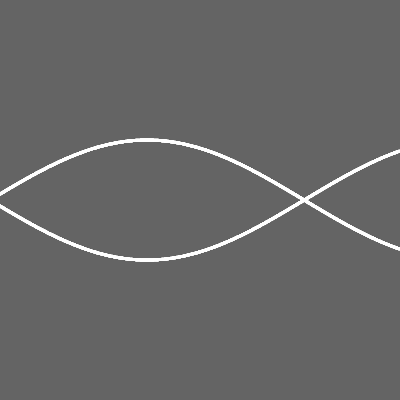
Frame 1 (no input)
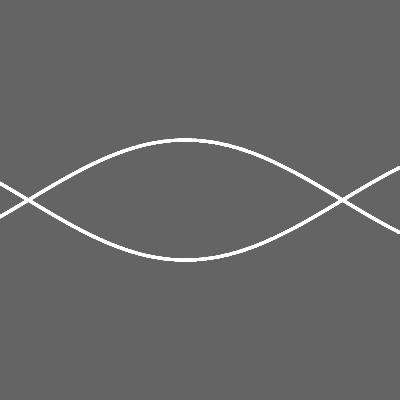
Frame 60 (no input)
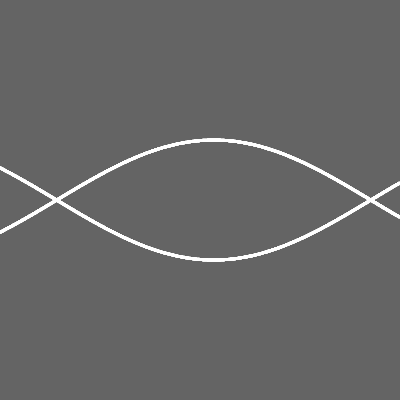
Frame 120 (the mouse pressed at the canvas centre since frame 60)

The p5.js sketch that drew these frames (run headless with seeded random() and noise() and a simulated clock; from frame 60 on, the mouse is pressed at the canvas centre):

// p5.js sketch
// ── sketch.js
let circleX = 0;
let circleY1 = 0;
let circleY2 = 0;
let x;

function setup() {
  createCanvas(400, 400);
  background(100);

  // for (let i = 0; i<15; i++){
  //   circleX
  // }
}

function draw() {
  background(100);

  // circleX++;

  gene(0);
  gene(50);
  gene(100);
  gene(150);
  gene(200);
  gene(250);
  gene(300);
  gene(350);
  gene(400);
}


function gene(i) { 
  //two sin waves
  for (let x = 0; x < width; x++) {
    let freq = x * 0.01 + frameCount*0.1;
    let amp = 60;
    let sinValue = sin(freq) * amp;

    y1 = height / 2 + sinValue;
    y2 = height / 2 - sinValue;

    noStroke();
    circle(x, y1, 3);
    circle(x, y2, 3);
    
  //circles on two sin waves
  //I intended to make it in a function, but there is a bug, show in a different sketch
//     let t;

//     t = circleX + i;

//     if (x == t) {
//       circleY1 = y1;
//       circleY2 = y2;
//       circle(t, circleY1, 15);
//       circle(t, circleY2, 15);
//     }

//     if (t > width) {
//       t = 0;
//     }
  
//     //the lines taht is linking the circles
//     stroke(255);
//     line(t, circleY2, t, circleY1);
  }
}
